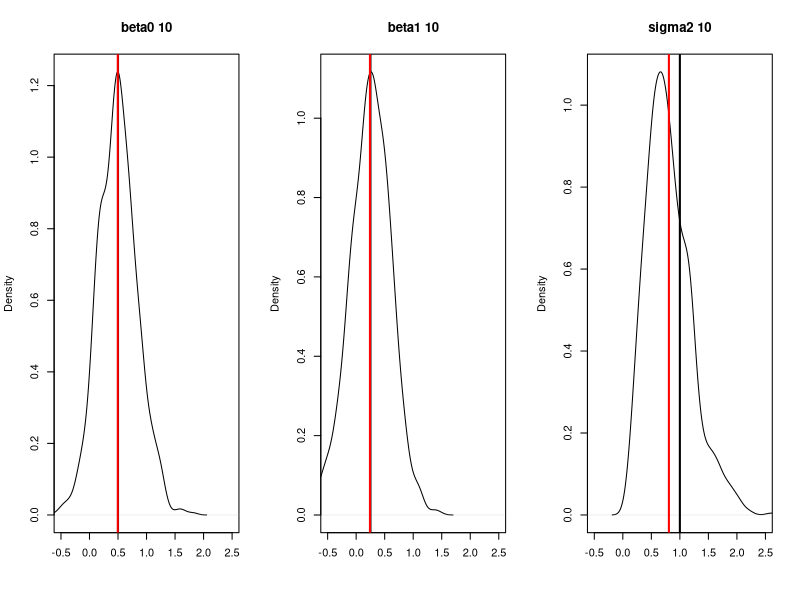
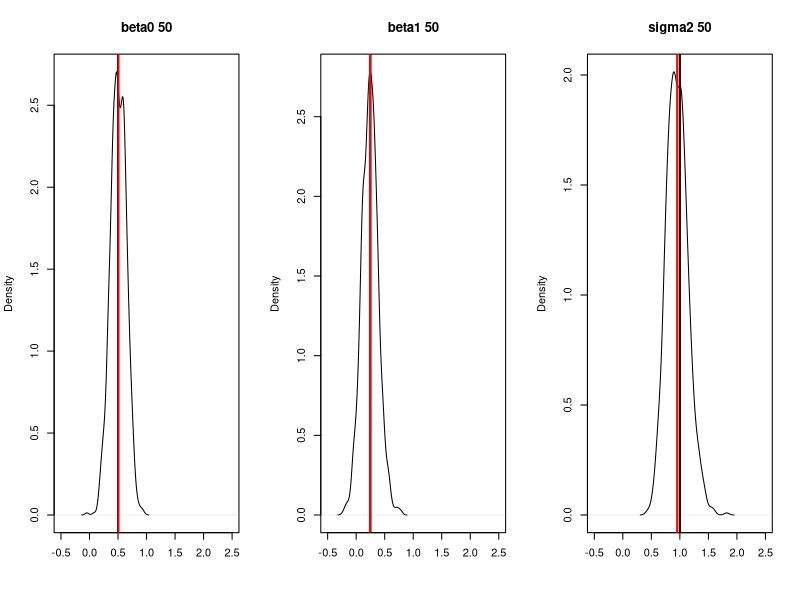
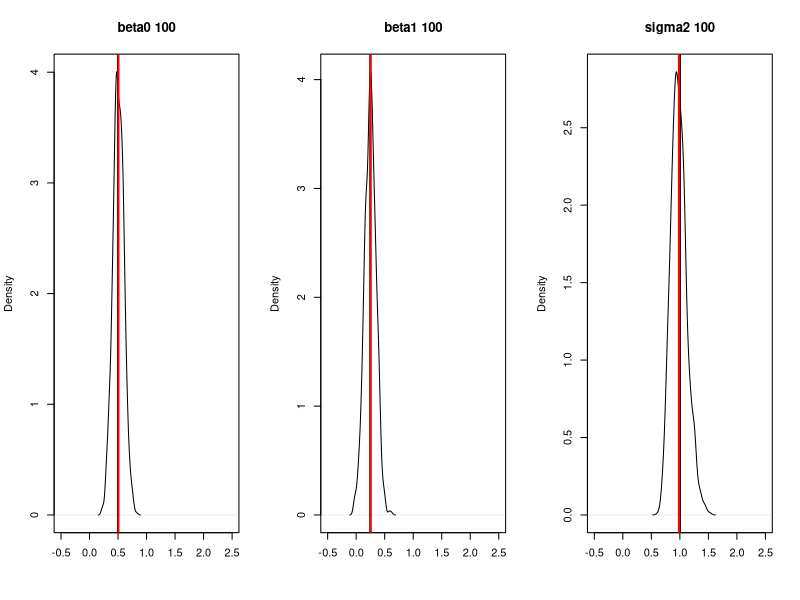
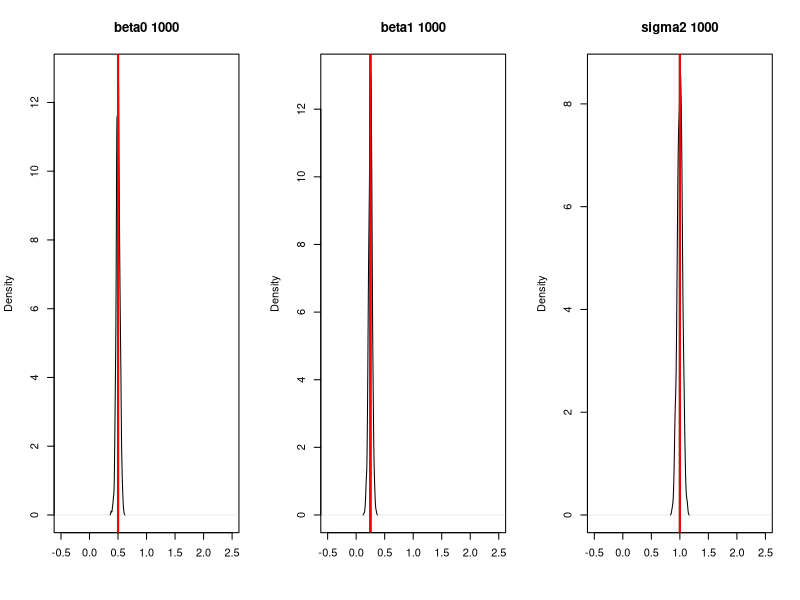
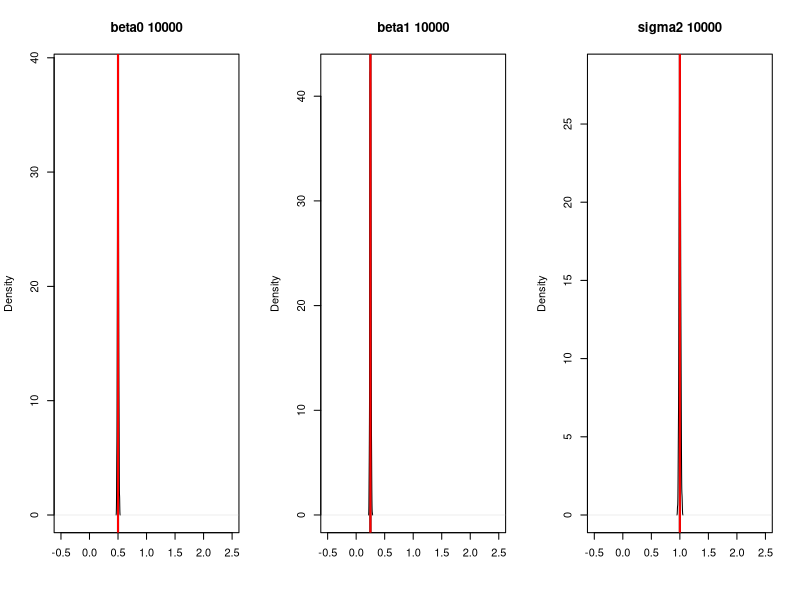

Recreate these plots in R, in order.
#####
#####
###Grimmer Code for Lecture 3, POL 350C
#####
#####
#####


mle_linear<- function(x, y){
	out<- solve(t(x)%*%x)%*%t(x)%*%y
	return(out)
	}


mle_sigma<- function(x, y){
	coef<- mle_linear(x, y)
	preds<- x%*%coef
	diff<- y - preds
	ssr<- sum( (diff)^2)/length(y)
	return(ssr)
	}

var_cov<- function(x, y){
	sigs<- mle_sigma(x, y)
	coef_var<- sigs*solve(t(x)%*%x)
	sig_var<- (2 * (sigs)^2)/(length(y))
	out<- matrix(0, nrow = ncol(x) + 1, ncol = ncol(x) + 1)
	out[1:ncol(x), 1:ncol(x)]<- coef_var
	out[ncol(x) + 1, ncol(x) + 1]<- sig_var
	return(out)
	}
	
	
x<- rnorm(1000)
y<- 0.5 + 0.25*x + rnorm(1000)	

coef_test<- mle_linear(cbind(1, x), y)	
sig_test<- mle_sigma(cbind(1, x) , y)	
	
var_er<- var_cov(cbind(1, x), y)

##conducting a simulation to examine the properties

n<- c(10, 50, 100, 1000, 10000)
sims<- 1000
store_list<- list()
a<- 0 
for(z in n){
	a<- a + 1
	store_coef<- matrix(NA, nrow = 1000, ncol = 3)
	store_sims<- list()
	count<- 0 
	for(i in 1:sims){
		count<- count + 1
		x<- rnorm(z)
		y<- 0.5 + 0.25*x + rnorm(z)
		store_coef[count,1:2]<- mle_linear(cbind(1, x), y)
		store_coef[count, 3]<- mle_sigma(cbind(1, x), y)
		store_sims[[i]]<- var_cov(cbind(1, x), y)
		}
		store_list[[a]]<- list(store_coef, store_sims)
	}
	
	
##how well does our model perform on average across different sample sizes
actual_ses<- matrix(NA, nrow = 5, ncol = 3)
est_ses<- list()
for(z in 1:5){
	ses_1<- matrix(NA, nrow = 1000, ncol = 3)
	actual_ses[z,]<- apply(store_list[[z]][[1]], 2, sd)
	for(k in 1:1000){
		ses_1[k,]<- sqrt(diag(store_list[[z]][[2]][[k]]))
		}
	est_ses[[z]]<- ses_1
	}

names<- c('beta0', 'beta1', 'sigma2')
truth<- c(0.5, 0.25, 1)
for(z in 1:5){
	par(mfrow = c(1, 3))
	for(j in 1:3){
		plot(density(store_list[[z]][[1]][,j]), main = paste(names[j], n[z], sep=' ') , xlim=c(-0.5, 2.5), xlab ='')
		abline(v = truth[j], lwd = 2)
		abline(v = mean(store_list[[z]][[1]][,j]), col='red', lwd=2)
		}

ee<- '~/dropbox/teaching/pol350c/class3/SimDists'
ff<- paste(paste(ee, z, sep='_'), '.pdf', sep='')
dev.copy(device=pdf, file=ff, height = 6, width = 8)
dev.off()
}	
	
	
	
	
	
	




	
